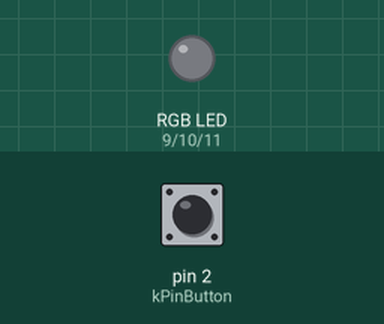
Recording of a sketch running on a simulated Arduino Uno, built with avr-gcc and run on an emulated ATmega328P. On the bench: an RGB LED mixed from three pins (HIGH = lit). Dashed ring = blinking. The test bench sets the inputs (shaded band); at power-on: pin 2 (kPinButton) LOW.

Above: at 1.2 s.
1.3 s: pin 2 (kPinButton) pulled HIGH for 1 s
At 3.4 s:
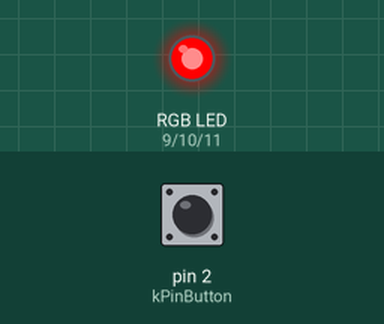
4.0 s: pin 2 (kPinButton) pulled HIGH for 0.15 s
At 4.8 s:
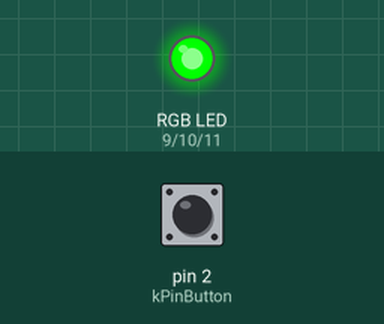
5.8 s: pin 2 (kPinButton) pulled HIGH for 3.2 s
At 6.5 s:
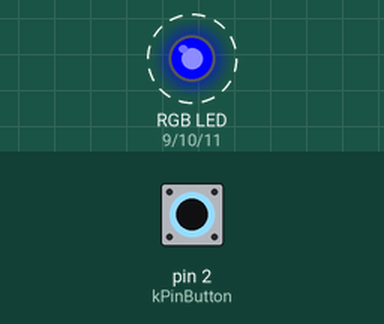
Timing chart, 0 to 10.6 s (numbered marks = the images above; inputs shaded):
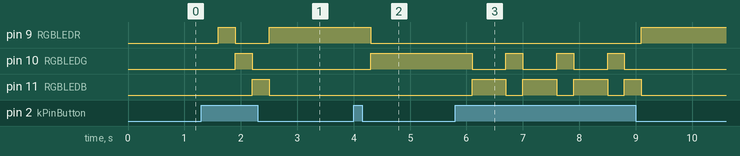

Measured:
- after the input at 1.3 s, pin 9 (RGBLEDR): LOW → HIGH after 0.30 s, → LOW 0.30 s later, → HIGH 0.60 s later; pin 10 (RGBLEDG): LOW → HIGH after 0.60 s, → LOW 0.30 s later; pin 11 (RGBLEDB): LOW → HIGH after 0.90 s, → LOW 0.30 s later
- after the input at 4.0 s, pin 9 (RGBLEDR): HIGH → LOW after 0.30 s; pin 10 (RGBLEDG): LOW → HIGH after 0.30 s
- after the input at 5.8 s, pin 9 (RGBLEDR): LOW → HIGH after 3.3 s; pin 10 (RGBLEDG): alternates HIGH for 0.30 s and LOW for 0.60 s, 7 changes in all, then stays LOW, starting after 0.30 s; pin 11 (RGBLEDB): goes 3 × (HIGH 0.60 s, LOW 0.30 s), HIGH 0.30 s, then LOW, starting after 0.30 s

The sketch:

LED_colour_changes.ino
```cpp
int RGBLEDR = 9;
int RGBLEDG = 10;
int RGBLEDB = 11;
int kPinButton = 2;

void setup() {
  pinMode(RGBLEDR, OUTPUT);
  pinMode(RGBLEDG, OUTPUT);
  pinMode(RGBLEDB, OUTPUT);
  pinMode(kPinButton, INPUT);
}
int colour = 0;
void loop() {
  if(digitalRead(kPinButton) == HIGH) {
    colour++;
    delay(300);
  }
  if(colour == 0) {
    digitalWrite(RGBLEDR, LOW);
    digitalWrite(RGBLEDG, LOW);
    digitalWrite(RGBLEDB, LOW);
  }
  if(colour == 1) {
    digitalWrite(RGBLEDR, HIGH);
    digitalWrite(RGBLEDG, LOW);
    digitalWrite(RGBLEDB, LOW);
  }
  if(colour == 2) {
    digitalWrite(RGBLEDR, LOW);
    digitalWrite(RGBLEDG, HIGH);
    digitalWrite(RGBLEDB, LOW);
  }
  if(colour == 3) {
    digitalWrite(RGBLEDR, LOW);
    digitalWrite(RGBLEDG, LOW);
    digitalWrite(RGBLEDB, HIGH);
  }
  if(colour > 3) {
    colour=1;
  }

}
```
